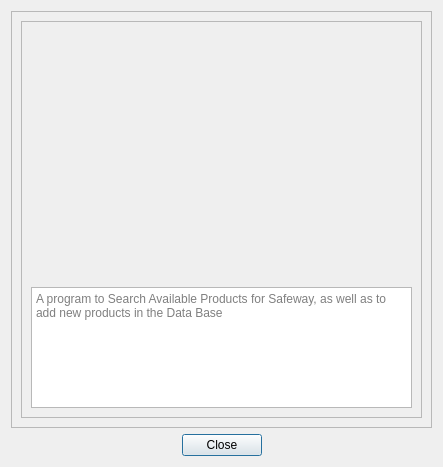
<?xml version="1.0" encoding="UTF-8"?>
<ui version="4.0">
 <class>Dialog</class>
 <widget class="QDialog" name="Dialog">
  <property name="geometry">
   <rect>
    <x>0</x>
    <y>0</y>
    <width>443</width>
    <height>467</height>
   </rect>
  </property>
  <property name="windowTitle">
   <string>Dialog</string>
  </property>
  <layout class="QGridLayout" name="gridLayout">
   <item row="0" column="0">
    <widget class="QScrollArea" name="scrollArea">
     <property name="widgetResizable">
      <bool>true</bool>
     </property>
     <widget class="QWidget" name="scrollAreaWidgetContents">
      <property name="geometry">
       <rect>
        <x>0</x>
        <y>0</y>
        <width>427</width>
        <height>411</height>
       </rect>
      </property>
      <layout class="QGridLayout" name="gridLayout_4">
       <item row="0" column="0">
        <widget class="QFrame" name="frame">
         <property name="frameShape">
          <enum>QFrame::StyledPanel</enum>
         </property>
         <property name="frameShadow">
          <enum>QFrame::Raised</enum>
         </property>
         <layout class="QGridLayout" name="gridLayout_3">
          <item row="0" column="0">
           <layout class="QGridLayout" name="gridLayout_2">
            <item row="1" column="0">
             <widget class="QTextEdit" name="desciption">
              <property name="tabChangesFocus">
               <bool>true</bool>
              </property>
              <property name="readOnly">
               <bool>true</bool>
              </property>
              <property name="placeholderText">
               <string>A program to Search Available Products for Safeway, as well as to add new products in the Data Base</string>
              </property>
             </widget>
            </item>
            <item row="0" column="0">
             <widget class="QLabel" name="program_img">
              <property name="minimumSize">
               <size>
                <width>250</width>
                <height>250</height>
               </size>
              </property>
              <property name="text">
               <string/>
              </property>
              <property name="pixmap">
               <pixmap>../Icons/program-icon.png</pixmap>
              </property>
              <property name="scaledContents">
               <bool>true</bool>
              </property>
             </widget>
            </item>
           </layout>
          </item>
         </layout>
        </widget>
       </item>
      </layout>
     </widget>
    </widget>
   </item>
   <item row="1" column="0">
    <widget class="QDialogButtonBox" name="close">
     <property name="orientation">
      <enum>Qt::Horizontal</enum>
     </property>
     <property name="standardButtons">
      <set>QDialogButtonBox::Close</set>
     </property>
     <property name="centerButtons">
      <bool>true</bool>
     </property>
    </widget>
   </item>
  </layout>
 </widget>
 <resources/>
 <connections>
  <connection>
   <sender>close</sender>
   <signal>accepted()</signal>
   <receiver>Dialog</receiver>
   <slot>accept()</slot>
   <hints>
    <hint type="sourcelabel">
     <x>248</x>
     <y>254</y>
    </hint>
    <hint type="destinationlabel">
     <x>157</x>
     <y>274</y>
    </hint>
   </hints>
  </connection>
  <connection>
   <sender>close</sender>
   <signal>rejected()</signal>
   <receiver>Dialog</receiver>
   <slot>reject()</slot>
   <hints>
    <hint type="sourcelabel">
     <x>316</x>
     <y>260</y>
    </hint>
    <hint type="destinationlabel">
     <x>286</x>
     <y>274</y>
    </hint>
   </hints>
  </connection>
 </connections>
</ui>
